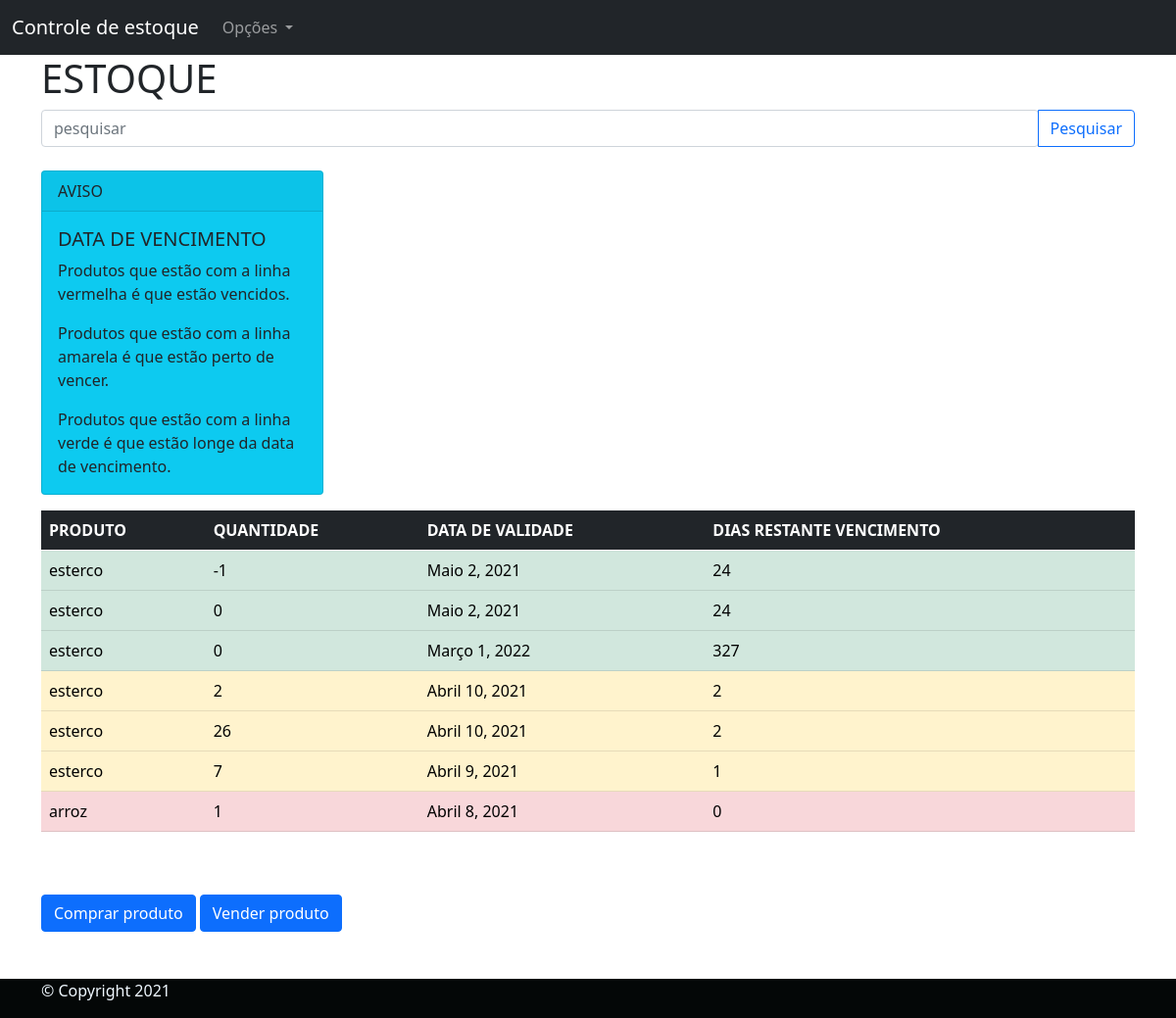
The app's page /Listar-produto/, older data.
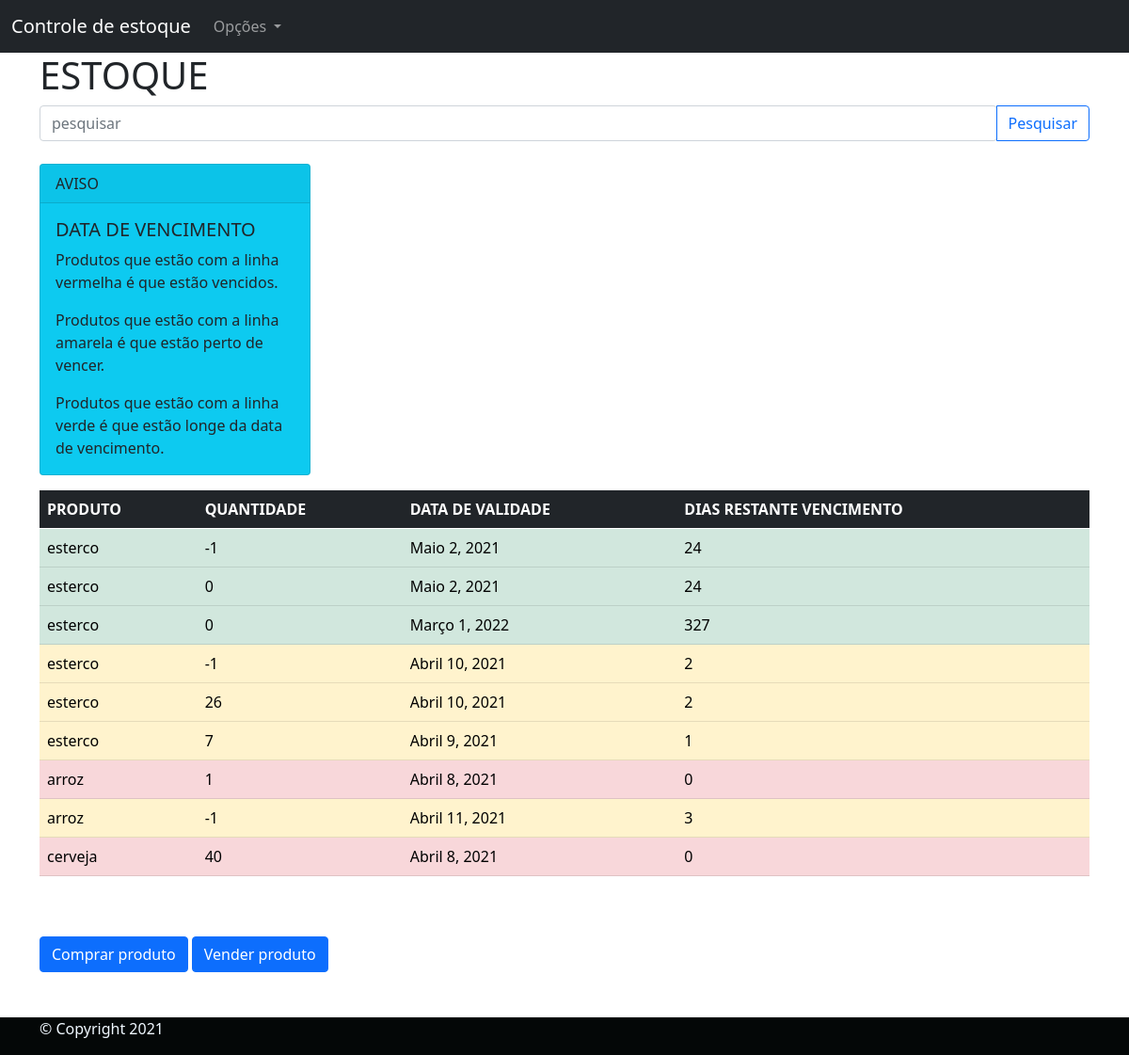
The same page, newer data.
### estoque/models.py (models this page shows, shortened)
class ProdutoEstoque(models.Model):
    produto = models.ForeignKey(Produto, on_delete=models.CASCADE)
    quantidade = models.IntegerField(verbose_name="Quantidade de produto:")
    data_de_validade = models.DateField(verbose_name="Data de validade:")
    class Meta:
        verbose_name = "Estoque"
        verbose_name_plural = "Estoques"
        db_table = "Estoque"

class Produto(models.Model):
    categoria = models.CharField(
        verbose_name="Categoria:", max_length=30, choices=TIPO_ALIMENTO)
    nome = models.CharField(verbose_name="Nome do produto:", max_length=194)
    descricao = models.TextField(
        verbose_name="Descrição do produto:", max_length=194, blank=False, null=False)
    class Meta:
        verbose_name = "Produto"
        verbose_name_plural = "Produtos"
        db_table = "produto"

### estoque/views.py (the view)
# urls.py: path('Listar-produto/', listar_produto, name="listar_produto",),
def listar_produto(request):
    today = datetime.date.today()
    allproduto = ProdutoEstoque.objects.all()
    listProdutoEstoque = []
    for q in allproduto:
        if q.data_de_validade >= today:
            diasVenc = q.data_de_validade - today
            diasVenc = diasVenc.days
        else:
            diasVenc = 0
        obj = {
            'Produto': q,
            "DiasVenc": diasVenc,
        }
        listProdutoEstoque.append(obj)
    context = {
        "listProdutoEstoque": listProdutoEstoque,
    }
    return render(request, "listar_produto.html", context)

### templates/listar_produto.html (shortened to what this page needs)
{% extends 'base.html' %}
{% block conteudo %}
<main class="container">
    <h1>ESTOQUE</h1>
    <div class="input-group">
      <input type="search" class="form-control rounded" placeholder="pesquisar" aria-label="Search"
        aria-describedby="search-addon"/>
      <button type="button" class="btn btn-outline-primary">Pesquisar</button>
    </div>
    <br>
    <div class="card text-dark bg-info mb-3" style="max-width: 18rem;">
      <div class="card-header">AVISO</div>
      <div class="card-body">
        <h5 class="card-title">DATA DE VENCIMENTO</h5>
        <p class="card-text">Produtos que estão com a linha vermelha é que estão vencidos.</p>
        <p class="card-text">Produtos que estão com a linha amarela é que estão perto de vencer.</p>
        <p class="card-text">Produtos que estão com a linha verde é que estão longe da data de vencimento.</p>
      </div>
    </div>
    {% if listProdutoEstoque %}
    <table class="table table-dark">
        <thead>
          <tr>
            <th scope="col">PRODUTO</th>
            <th scope="col">QUANTIDADE</th>
            <th scope="col">DATA DE VALIDADE</th>
            <th scope="col">DIAS RESTANTE VENCIMENTO</th>
        </thead>
        <tbody>
         {% for aux in listProdutoEstoque %}
          {% if aux.DiasVenc == 0 %}
            <tr class="table-danger">
          {% elif aux.DiasVenc < 5 %}
            <tr class="table-warning">
          {% else %}
            <tr class="table-success">
          {% endif %}
            <td>{{aux.Produto.produto.nome}}</td>
            <td>{{aux.Produto.quantidade}}</td>
            <td>{{aux.Produto.data_de_validade}}</td>
            <td>{{aux.DiasVenc}}</td>
          </tr>
          {% endfor %}
        </tbody>
      </table>
        {% endif%}
        <br>
        <br>
       <div>
          <a href="{%url 'compra_de_produtos' %}" class="btn btn-primary">Comprar produto</a>
          <a href="{%url 'venda_de_produtos' %}" class="btn btn-primary">Vender produto</a>
        </div>
</main>
<br>
<br>
{% endblock %}

Row changes from the older to the newer data that the page shows:
changed ProdutoEstoque (number 4 of 9 on the later page): Produto.quantidade "2" → "-1"
added ProdutoEstoque: Produto.produto.nome "arroz", Produto.quantidade "-1", Produto.data_de_validade "Abril 11, 2021", DiasVenc "3"
added ProdutoEstoque: Produto.produto.nome "cerveja", Produto.quantidade "40", Produto.data_de_validade "Abril 8, 2021", DiasVenc "0"
